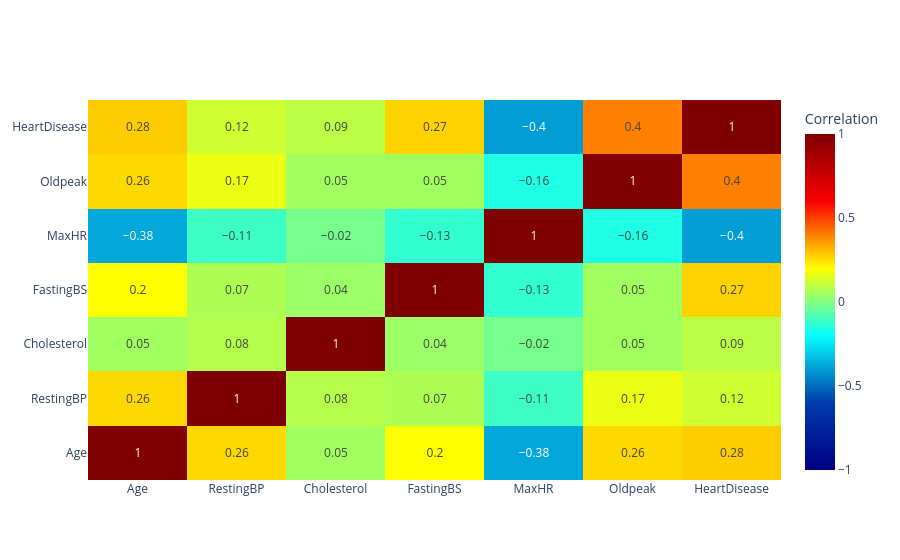

Notebook code cell kept with this figure:
### Code cell
corr = df.corr(numeric_only=True).round(2)

go.Figure(
    go.Heatmap(
        x=corr.columns,
        y=corr.index,
        z=corr.values,
        zmin=-1,
        zmax=1,
        colorscale='Jet',
        colorbar=dict(title="Correlation"),
        texttemplate= "%{z}"
    )
)

### Figure 1 — Plotly figure (JSON) as saved in the notebook; plotly's stock layout.template omitted (floating-point values rounded to 4 significant figures)
{"data": [{"colorbar": {"title": {"text": "Correlation"}}, "colorscale": [[0, "rgb(0,0,131)"], [0.2, "rgb(0,60,170)"], [0.4, "rgb(5,255,255)"], [0.6, "rgb(255,255,0)"], [0.8, "rgb(250,0,0)"], [1, "rgb(128,0,0)"]], "texttemplate": "%{z}", "type": "heatmap", "x": ["Age", "RestingBP", "Cholesterol", "FastingBS", "MaxHR", "Oldpeak", "HeartDisease"], "y": ["Age", "RestingBP", "Cholesterol", "FastingBS", "MaxHR", "Oldpeak", "HeartDisease"], "z": [[1.0, 0.26, 0.05, 0.2, -0.38, 0.26, 0.28], [0.26, 1.0, 0.08, 0.07, -0.11, 0.17, 0.12], [0.05, 0.08, 1.0, 0.04, -0.02, 0.05, 0.09], [0.2, 0.07, 0.04, 1.0, -0.13, 0.05, 0.27], [-0.38, -0.11, -0.02, -0.13, 1.0, -0.16, -0.4], [0.26, 0.17, 0.05, 0.05, -0.16, 1.0, 0.4], [0.28, 0.12, 0.09, 0.27, -0.4, 0.4, 1.0]], "zmax": 1, "zmin": -1}], "layout": {}}
